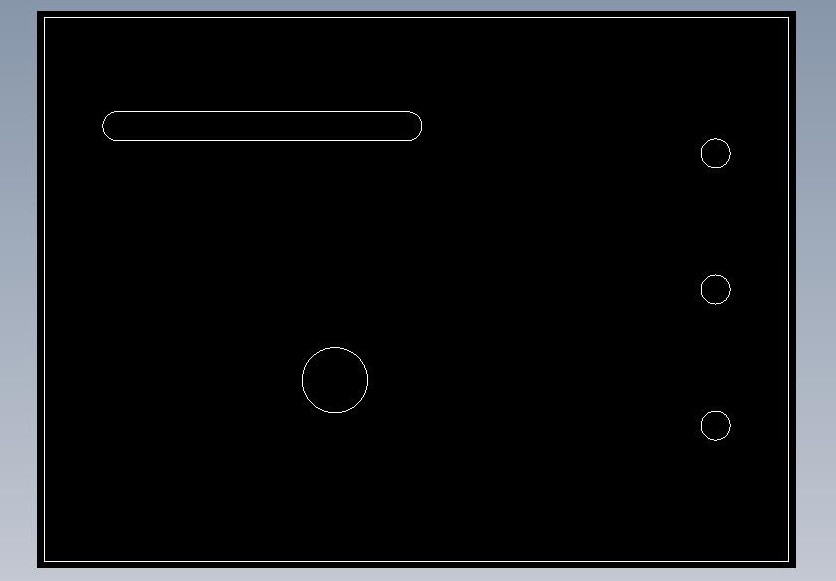
#> input picture inspection/Images/Square.jpg, 836 x 581 px
$ python x.py
#> lines starting #> are read from the running program, lines starting #| are printed output that depends on the picture; after the words box and inside, x2 and y2 are one past the last pixel; in counts of white or black regions, pixels touching at a corner belong together
import numpy as np
import cv2
import matplotlib.pyplot as plt
img=cv2.imread("Images/Square.jpg",0)
#> img: shape (581, 836); min 0, max 255, mean 24.7
_,thresh_img=cv2.threshold(img,200,255,cv2.THRESH_BINARY)
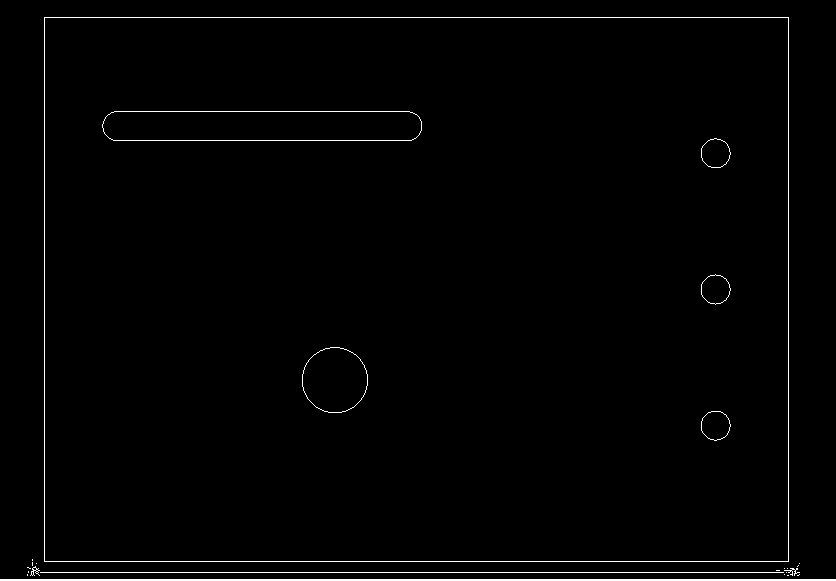
#> thresh_img: shape (581, 836); 1.3% white in thin lines or dots
y, x = np.nonzero(img)
x = x - np.mean(x)
y = y - np.mean(y)
coords = np.vstack([x, y])
cov = np.cov(coords)
#> cov = [[110396.2, 754.3], [754.3, 42453.9]]
evals, evecs = np.linalg.eig(cov)
#> evals = [110404.5, 42445.5]; evecs = [[1, -0.0111], [0.0111, 1]]
sort_indices = np.argsort(evals)[::-1]
#> sort_indices = [0, 1]
evec1, evec2 = evecs[:, sort_indices]
#> evec1 = [1, -0.0111]; evec2 = [0.0111, 1]
x_v1, y_v1 = evec1  # Eigenvector with largest eigenvalue
#> x_v1 = 1; y_v1 = -0.0111
x_v2, y_v2 = evec2
#> x_v2 = 0.0111; y_v2 = 1
scale = 200
plt.plot([x_v1*-scale*2, x_v1*scale*2],
         [y_v1*-scale*2, y_v1*scale*2], color='red')
plt.plot([x_v2*-scale, x_v2*scale],
         [y_v2*-scale, y_v2*scale], color='blue')
plt.plot(x, y, 'k.')
plt.axis('equal')
plt.gca().invert_yaxis()  # Match the image system with origin at top
theta = np.tanh((x_v1)/(y_v1))
#> theta = -1
rotation_mat = np.matrix([[np.cos(theta), -np.sin(theta)],
                      [np.sin(theta), np.cos(theta)]])
#> rotation_mat = [[0.54, 0.841], [-0.841, 0.54]]
transformed_mat = rotation_mat * coords
# plot the transformed blob
x_transformed, y_transformed = transformed_mat.A
plt.plot(x_transformed, y_transformed, 'g.')
plt.show()
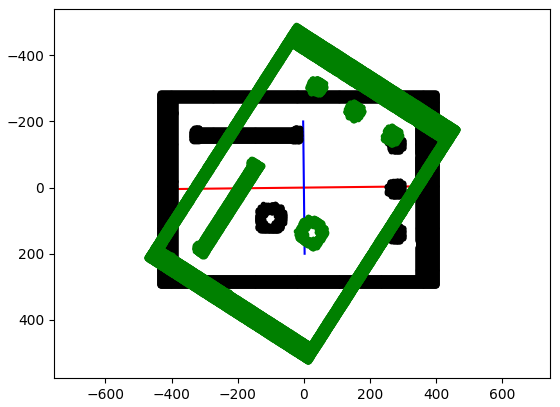
#> figure drawn by matplotlib, 1 panel

$ run again, with inspection/Images/CircleRotated.jpg copied over inspection/Images/Square.jpg
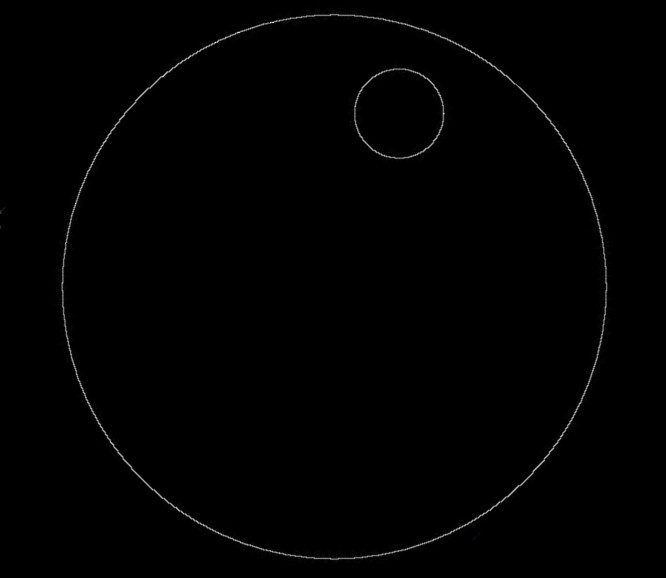
#> input picture inspection/Images/CircleRotated.jpg, 666 x 578 px
#> `_,thresh_img=cv2.threshold(img,200,255,cv2.THRESH_BINARY)`:
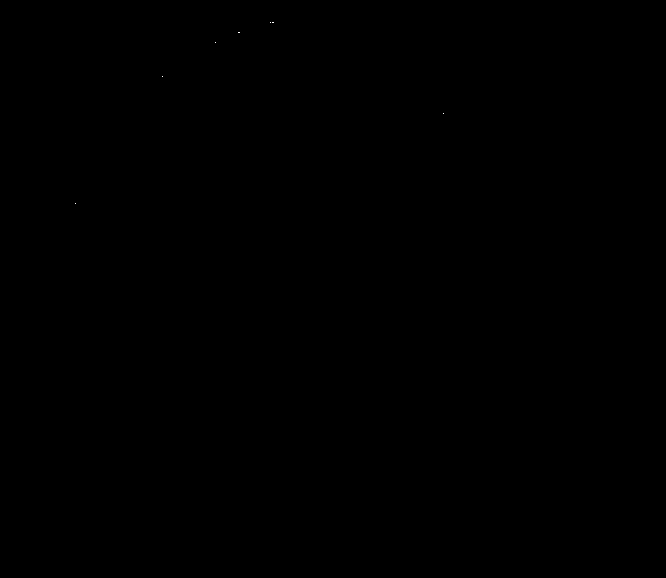
#> thresh_img: shape (578, 666); 0% white in thin lines or dots, all inside (x1, y1, x2, y2) = (75, 22, 444, 204)
#> cov = [[32927.5, -1077.7], [-1077.7, 35422.9]]
#> evals = [32526.5, 35823.9]; evecs = [[-0.937, 0.349], [-0.349, -0.937]]
#> sort_indices = [1, 0]
#> evec1 = [0.349, -0.937]; evec2 = [-0.937, -0.349]
#> x_v1 = 0.349; y_v1 = -0.937
#> y_v2 = -0.349
#> theta = -0.356
#> rotation_mat = [[0.937, 0.348], [-0.348, 0.937]]
#> `plt.show()`:
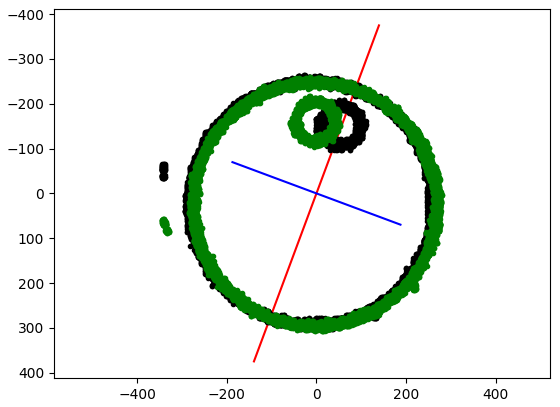
#> figure drawn by matplotlib, 1 panel
